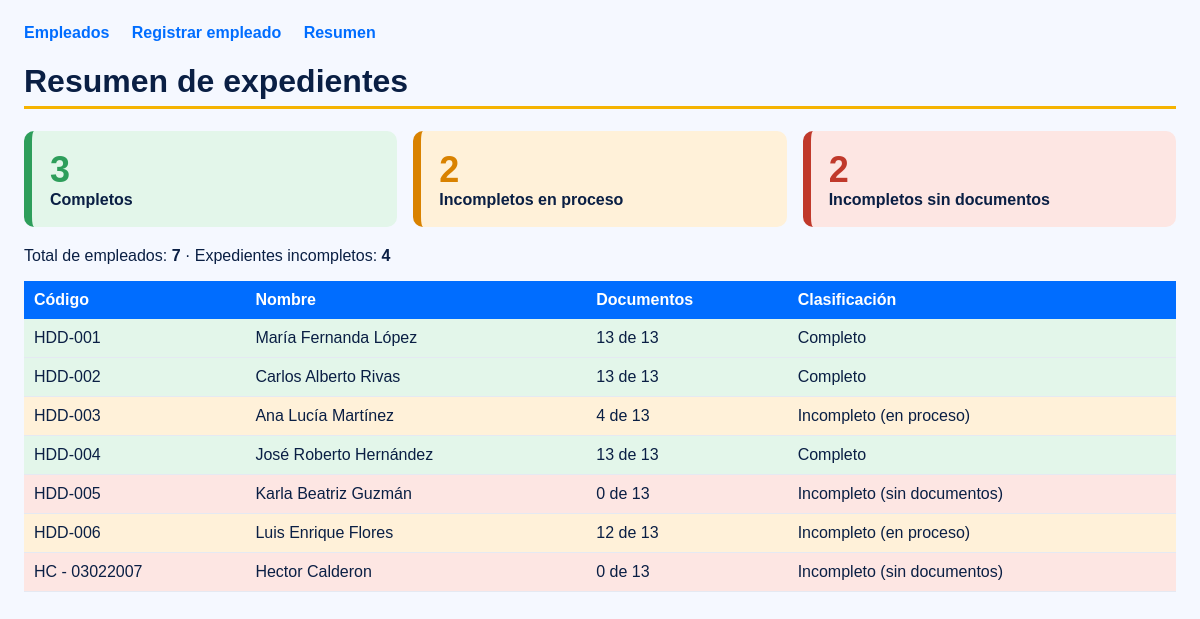
Before: /resumen with the older database file.
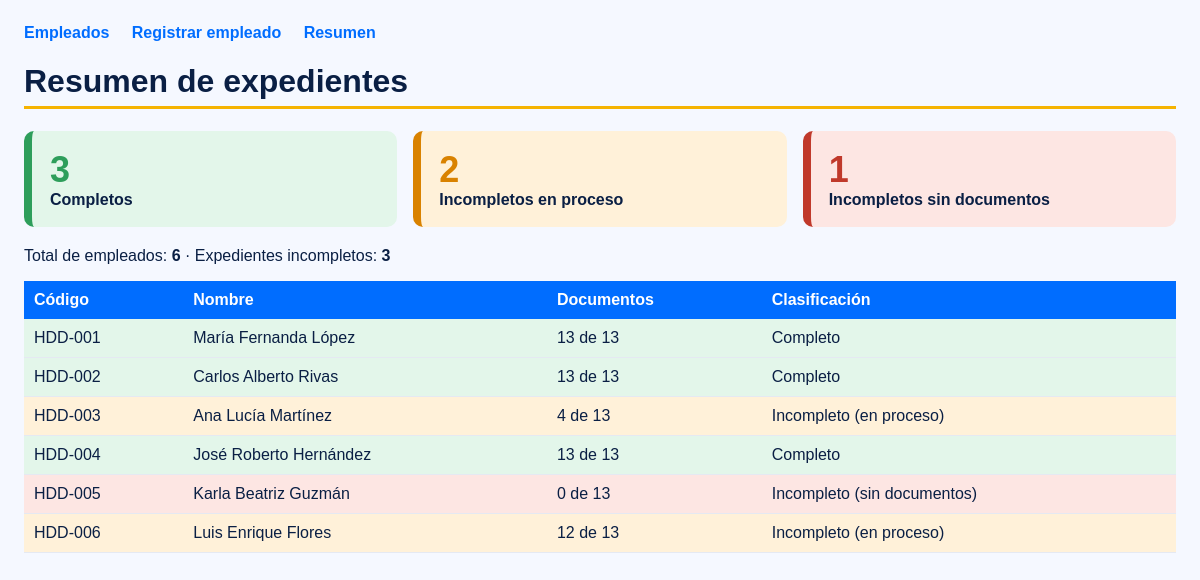
After: the same page with the newer database file.
### tables this page shows
CREATE TABLE empleados (
    id INTEGER PRIMARY KEY AUTOINCREMENT,
    codigo TEXT NOT NULL UNIQUE,
    nombre TEXT NOT NULL,
    puesto TEXT NOT NULL,
    area TEXT NOT NULL,
    sucursal TEXT NOT NULL,
    fecha_ingreso TEXT NOT NULL
);

### app.py (the view)
@app.route("/resumen")
def resumen():
    filas = obtener_empleados()
    completos = 0
    en_proceso = 0
    sin_documentos = 0
    detalle = []
    for fila in filas:
        if fila["total"] > 0 and fila["entregados"] == fila["total"]:
            completos = completos + 1
            clase, estado = "completo", "Completo"
        elif fila["entregados"] > 0:
            en_proceso = en_proceso + 1
            clase, estado = "proceso", "Incompleto (en proceso)"
        else:
            sin_documentos = sin_documentos + 1
            clase, estado = "vacio", "Incompleto (sin documentos)"
        detalle.append({"datos": fila, "estado": estado, "clase": clase})
    return render_template("resumen.html", detalle=detalle, total=len(filas),
                           completos=completos, en_proceso=en_proceso,
                           sin_documentos=sin_documentos,
                           incompletos=en_proceso + sin_documentos)

### app.py (called while the page is built)
def conectar():
    conexion = sqlite3.connect("hospital.db")
    conexion.row_factory = sqlite3.Row
    conexion.execute("PRAGMA foreign_keys = ON")
    return conexion

def obtener_empleados():
    conexion = conectar()
    filas = conexion.execute("""
        SELECT e.*, COALESCE(SUM(x.entregado), 0) AS entregados, COUNT(x.documento_id) AS total
        FROM empleados e
        LEFT JOIN expediente x ON x.empleado_id = e.id
        GROUP BY e.id
        ORDER BY e.id
    """).fetchall()
    conexion.close()
    return filas

### templates/resumen.html (shortened to what this page needs)
{% extends "base.html" %}
{% block contenido %}
<h1>Resumen de expedientes</h1>
<div class="tarjetas">
  <div class="tarjeta completo"><span class="numero">{{ completos }}</span>Completos</div>
  <div class="tarjeta proceso"><span class="numero">{{ en_proceso }}</span>Incompletos en proceso</div>
  <div class="tarjeta vacio"><span class="numero">{{ sin_documentos }}</span>Incompletos sin documentos</div>
</div>
<p>Total de empleados: <strong>{{ total }}</strong> · Expedientes incompletos: <strong>{{ incompletos }}</strong></p>
<table>
  <tr><th>Código</th><th>Nombre</th><th>Documentos</th><th>Clasificación</th></tr>
  {% for d in detalle %}
  <tr class="{{ d.clase }}">
    <td>{{ d.datos.codigo }}</td>
    <td>{{ d.datos.nombre }}</td>
    <td>{{ d.datos.entregados }} de {{ d.datos.total }}</td>
    <td>{{ d.estado }}</td>
  </tr>
  {% endfor %}
</table>
{% endblock %}

Changed rows visible on the page:
removed empleados: datos.codigo "HC - 03022007", datos.nombre "Hector Calderon"
Other visible differences:
{{ sin_documentos }}: "2" → "1"
{{ total }}: "7" → "6"
{{ incompletos }}: "4" → "3"
list line gone: "0 de 13 Incompleto (sin documentos)"
